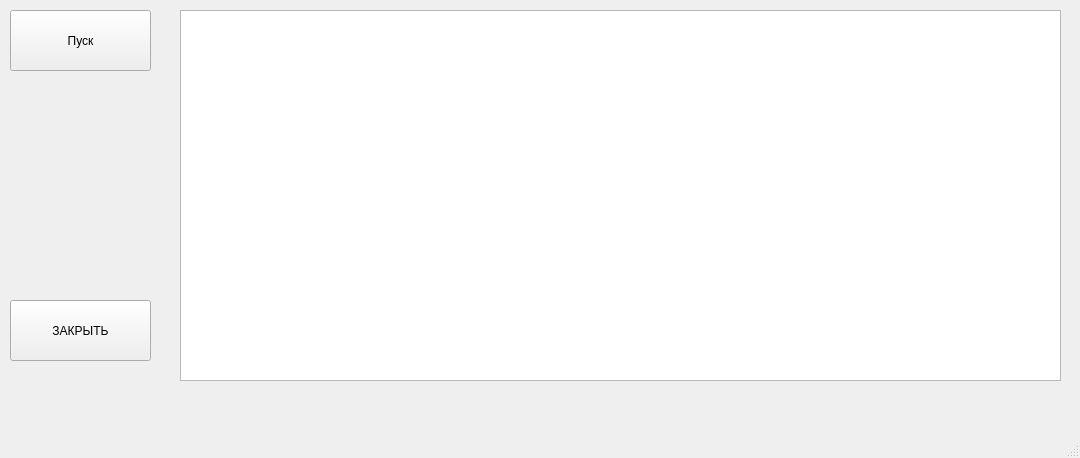
<?xml version="1.0" encoding="UTF-8"?>
<ui version="4.0">
 <class>MainWindow</class>
 <widget class="QMainWindow" name="MainWindow">
  <property name="geometry">
   <rect>
    <x>0</x>
    <y>0</y>
    <width>1080</width>
    <height>458</height>
   </rect>
  </property>
  <property name="windowTitle">
   <string>MainWindow</string>
  </property>
  <widget class="QWidget" name="centralwidget">
   <widget class="QPushButton" name="showDataButton">
    <property name="geometry">
     <rect>
      <x>10</x>
      <y>10</y>
      <width>141</width>
      <height>61</height>
     </rect>
    </property>
    <property name="text">
     <string>Пуск</string>
    </property>
   </widget>
   <widget class="QTableWidget" name="tableWidget">
    <property name="enabled">
     <bool>true</bool>
    </property>
    <property name="geometry">
     <rect>
      <x>180</x>
      <y>10</y>
      <width>881</width>
      <height>371</height>
     </rect>
    </property>
    <property name="dragEnabled">
     <bool>false</bool>
    </property>
   </widget>
   <widget class="QPushButton" name="closeButton">
    <property name="geometry">
     <rect>
      <x>10</x>
      <y>300</y>
      <width>141</width>
      <height>61</height>
     </rect>
    </property>
    <property name="text">
     <string>ЗАКРЫТЬ</string>
    </property>
   </widget>
  </widget>
  <widget class="QMenuBar" name="menubar">
   <property name="geometry">
    <rect>
     <x>0</x>
     <y>0</y>
     <width>1080</width>
     <height>26</height>
    </rect>
   </property>
  </widget>
  <widget class="QStatusBar" name="statusbar"/>
 </widget>
 <resources/>
 <connections/>
</ui>
